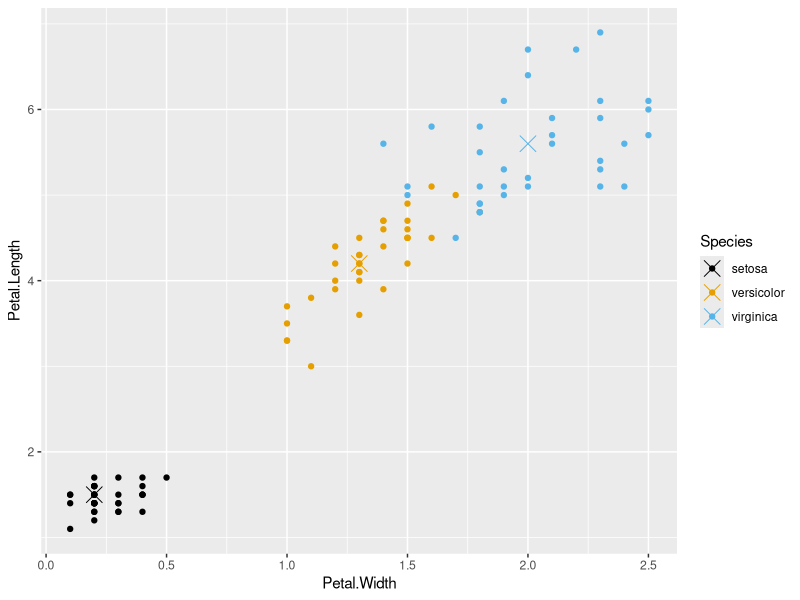
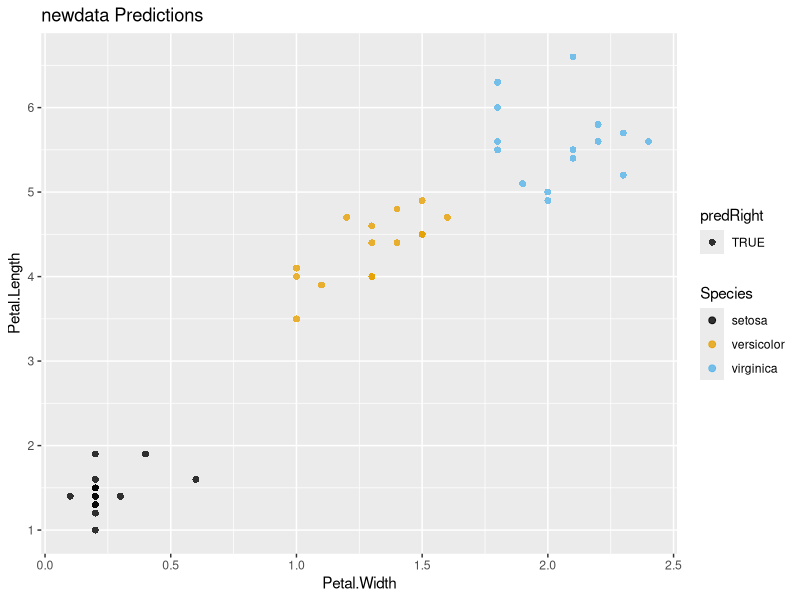

The R source for these figures, in order:
## ---- chunk 1

library(knitr)
options(width = 100)
opts_chunk$set(message = F, error = F, warning = F, fig.align = 'center')

## ---- chunk 2
library(caret)
library(ggplot2)
library("xtable")
library(grid)
library(gridExtra)
library(randomForest)
## ---- chunk 3
# palette color-blind-friendly: The palette with black
cbbPalette <- c("#000000", "#E69F00", "#56B4E9", "#009E73",
                "#F0E442", "#0072B2", "#D55E00", "#CC79A7")

## ---- chunk 4
data(iris) 
inTrain <- createDataPartition(y=iris$Species,
                              p=0.7, list=FALSE)
training <- iris[inTrain,]
testing <- iris[-inTrain,]
## ---- chunk 5
set.seed(975)
modFit <- train(Species~ ., data=training,method="rf", prox=TRUE) # prox?
modFit
## ---- chunk 6
treetwo <- getTree(modFit$finalModel,k=2) # Tree no 2
# treetwo
kable(treetwo, row.names = TRUE, caption = "Tree 2")

# next tree
treethree <- getTree(modFit$finalModel,k=3) # Tree no 3
kable(treethree, row.names = TRUE, caption = "Tree 3")


# library(rattle)
# library(rpart)
# fancyRpartPlot(treetwo, 
#                main = "Tree 2",
#                palettes=c("Greys", "Oranges", "Reds") ) #==> Does not work
# These trees are differents
## ---- chunk 7
# get centers
irisP <- classCenter(training[,c(3,4)], training$Species, modFit$finalModel$prox) # returns the centers
irisP <- as.data.frame(irisP)
irisP$Species <- rownames(irisP)

p <- ggplot(data = training) +
        geom_point(aes(x=Petal.Width,y=Petal.Length,col=Species)) + 
        geom_point(aes(x=Petal.Width,y=Petal.Length,col=Species),
                   size=5,shape=4,data=irisP)
p + scale_color_manual(values = cbbPalette)

## ---- chunk 8
pred <- predict(modFit,testing)
testing$predRight <- pred == testing$Species
# table(pred,testing$Species)
kable(table(pred,testing$Species), caption = "predicted (rows) vs species (columns)")
## ---- chunk 9
# qplot(Petal.Width,Petal.Length,colour=predRight,data=testing,main="newdata Predictions")

ggplot(data = testing, 
       aes(Petal.Width,Petal.Length, colour = Species, shape = predRight)) + 
        geom_point(size = 2, alpha = 0.8) +
        scale_color_manual(values = cbbPalette) +
        labs(title="newdata Predictions")
